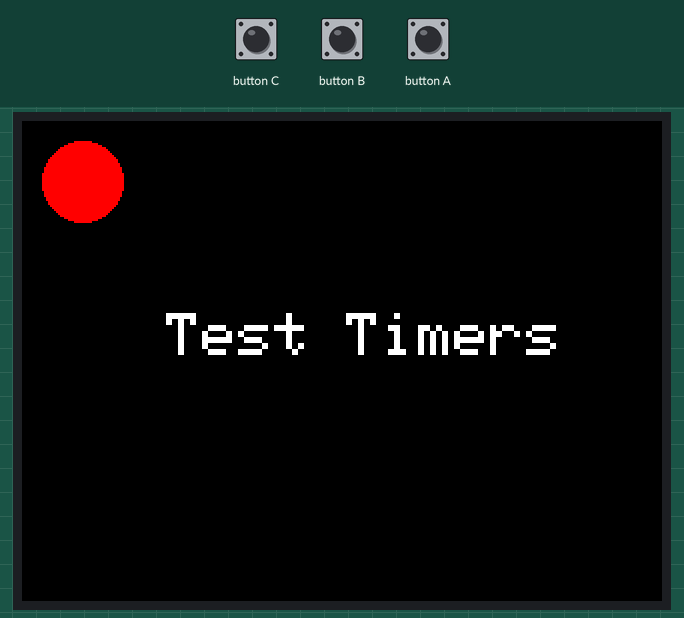
This sketch was run on a simulated ESP32. Shown: 320×240 colour display. Inputs (shaded band) come from the test bench. What the sketch prints to the serial monitor is not drawn.

1.4 s: button A pressed for 0.15 s
Above: at 4.2 s.
4.5 s: button B pressed for 0.15 s
Timing chart, 0 to 7.5 s (numbered marks = the images above; inputs shaded):
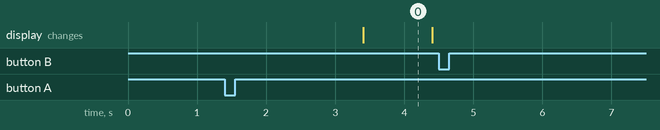

Measured:
- after the input at 1.4 s, the display: changes after 2.0 s (image 0)
- after the input at 4.5 s, every drawn part: stays the same
- what the display in image 0 shows lasts 1.0 s, from 3.4 s to 4.4 s

The sketch:

Ejerc_1_clase.ino
```cpp
/* Completar el codigo para configurar el Timer0
utilizando funciones de Arduino
- Generar una interrupcion periodica cada  1s (fclk=80MHz)
- Activar el timer cuando pulsamos el boton A
- Desactivar el timer cuando pulsamos el boton B
Se dibuja un circulo rojo con cada interrupcion*/

#include <M5Stack.h>
#define x0 30
#define y0 30
#define r 20

// Declaracion objeto Timer0
hw_timer_t *timer0 = NULL;

volatile int Flag_ISR_Timer0 = 0;

void IRAM_ATTR ISR_Timer0(){
  Flag_ISR_Timer0 = 1;
}

void setup() {
  M5.begin();
  M5.Lcd.setTextSize(3);
  M5.Lcd.printf("\n\n\n\n");
  M5.Lcd.printf("    Test Timers\r\n");
  Serial.begin(115200);
  Serial.println("  ");
  Serial.println("------------------------------------");
  Serial.println("Prueba Timers");
  Serial.println("------------------------------------");

  // Inicializar el Timer0
  // FÓRMULA: timerBegin(timer_num, divider, countUp)
  // - timer_num = 0 (Timer 0 del grupo 0)
  // - divider = 80:
  //     f_timer = f_clk / divider = 80 MHz / 80 = 1 MHz
  //     Esto significa 1,000,000 ticks por segundo (1 tick cada 1 microsegundo)
  // - countUp = true (contador ascendente)
  timer0 = timerBegin(0, 80, true);

  // Asociar la interrupcion
  timerAttachInterrupt(timer0, &ISR_Timer0, true);

  // Escribir el valor de la alarma con autorecarga
  // FÓRMULA: timerAlarmWrite(timer, alarm_value, autoreload)
  // - alarm_value = 1000000:
  //     Tiempo_deseado = alarm_value / f_timer
  //     1 segundo = alarm_value / 1,000,000 Hz
  //     alarm_value = 1 segundo × 1,000,000 Hz = 1,000,000 ticks
  // - autoreload = true (recarga automática para interrupciones periódicas)
  timerAlarmWrite(timer0, 1000000, true);

  // Habilitar la alarma del Timer0
  timerAlarmEnable(timer0);

  // Inicialmente el timer está pausado
  timerStop(timer0);
}

int Flagcirc_0 = 1;
void loop() {

  // Control de pulsadores
  M5.BtnA.read();
  if(M5.BtnA.wasPressed()) {
    // Activar el timer
    timerStart(timer0);
  }

  M5.BtnB.read();
  if(M5.BtnB.wasPressed()) {
    // Detener el timer
    timerStop(timer0);
  }

  // Acciones de la ISR 1
  if (Flag_ISR_Timer0 == 1){
    Serial.println(String("ISR_Timer0 ")+String(((float) millis()/1000))+" seg");
    Flag_ISR_Timer0 = 0;
    if (Flagcirc_0 == 0){
      M5.Lcd.fillCircle(x0, y0, r, RED); // Dibujar circulo
      Flagcirc_0++;
    }
    else{
      M5.Lcd.fillCircle(x0, y0, r, BLACK); // Borrar circulo
      Flagcirc_0--;
    }
  }

  M5.update(); // Actualizar estado de los botones
}
```
